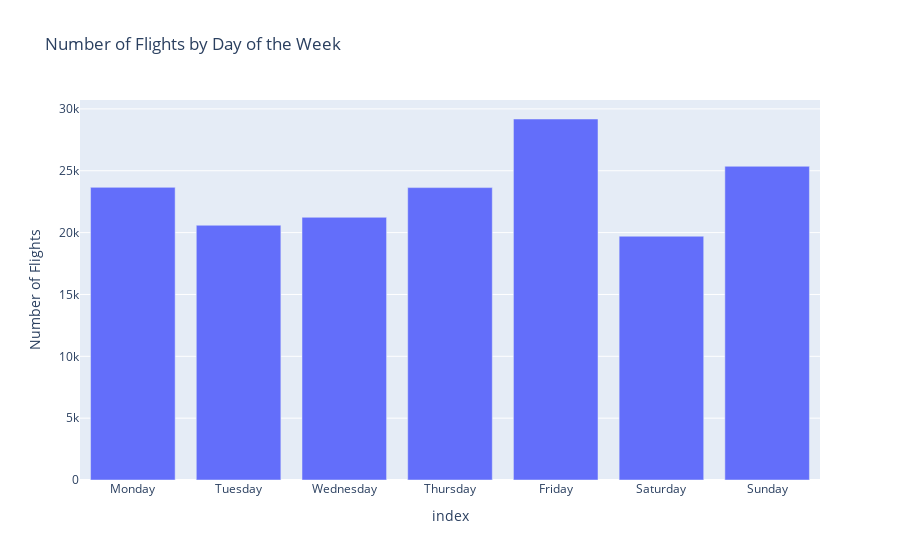

Here is the notebook cell this chart was saved with:
### Markdown cell above
Xét theo các ngày trong tuần

### Code cell
top_by_weekday = df['DayOfWeek'].value_counts().sort_index()
top_by_weekday.index = ['Monday', 'Tuesday', 'Wednesday', 'Thursday', 'Friday', 'Saturday', 'Sunday']

px.bar(top_by_weekday,
       x=top_by_weekday.index,
       y=top_by_weekday.values,
       title='Number of Flights by Day of the Week',
       labels={'y':'Number of Flights', 'x':'Day of the Week',})

### Figure 1 — Plotly figure (JSON) as saved in the notebook; plotly's stock layout.template omitted (floating-point values rounded to 4 significant figures)
{"data": [{"alignmentgroup": "True", "hovertemplate": "index=%{x}<br>Number of Flights=%{y}<extra></extra>", "legendgroup": "", "marker": {"color": "#636efa", "pattern": {"shape": ""}}, "name": "", "offsetgroup": "", "orientation": "v", "showlegend": false, "textposition": "auto", "type": "bar", "x": ["Monday", "Tuesday", "Wednesday", "Thursday", "Friday", "Saturday", "Sunday"], "xaxis": "x", "y": [23659, 20596, 21239, 23640, 29186, 19709, 25363], "yaxis": "y"}], "layout": {"barmode": "relative", "legend": {"tracegroupgap": 0}, "title": {"text": "Number of Flights by Day of the Week"}, "xaxis": {"anchor": "y", "domain": [0, 1], "title": {"text": "index"}}, "yaxis": {"anchor": "x", "domain": [0, 1], "title": {"text": "Number of Flights"}}}}
